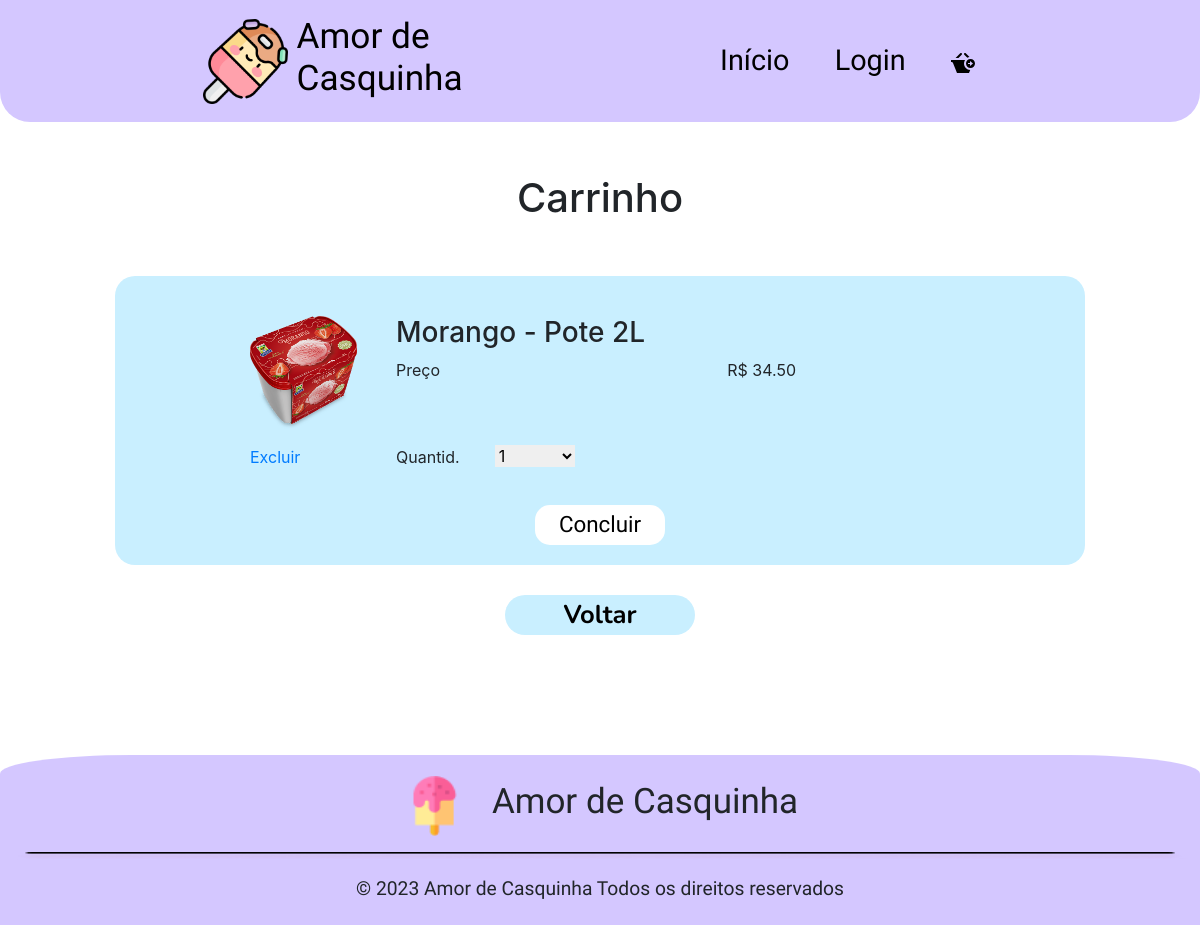
The page /server/carrinho.php?add=1 on the database its author committed.
### tables this page shows
CREATE TABLE IF NOT EXISTS `tbVariacaoProduto` (
    `idVariacao` INT NOT NULL AUTO_INCREMENT,
    `isActive` TINYINT DEFAULT 1,
    `nomeVariacao` VARCHAR(50) UNIQUE,
    `precoVariacao` DECIMAL(10 , 2 ),
    `fotoVariacao` VARCHAR(255),
    `tbProduto_idProduto` INT NOT NULL,
    PRIMARY KEY (`idVariacao`),
    CONSTRAINT `fk_tbVariacaoProduto_tbProduto1` FOREIGN KEY (`tbProduto_idProduto`)
        REFERENCES `tbProduto` (`idProduto`)
);

### server/config/getCart.php (the view, shortened to what this page needs)
<?php
require 'config.php';
if(isset($_GET["add"]))
{
    $variacaoId = $_GET["add"];
    $stmt = $conn->prepare("CALL SP_VariacaoReadById(?)");
    $stmt->bindParam(1, $variacaoId);
    $stmt->execute();
}
if(isset($_SESSION["cartArray"]))
{
    foreach ($_SESSION["cartArray"] as $variacaoId => $cartItem) {
        $id = $variacaoId;
        $nome = $cartItem["nome"];
        $preco = $cartItem["preco"];
        $foto = $cartItem["foto"];
        $qntd = $cartItem["qntd"];
        echo '<div class="c1">
        <div class="row">
            <div class="col col-4 c2">
                <img src="images/'.$foto.'" alt="'.$nome.'" class="imagem">
            </div>
            <div class="col c3">
                <h3 class="">'.$nome.'</h3>
                <div class="preco d-flex flex-row justify-content-between px-2">
                    <p>Preço</p>
                    <span>R$ '.$preco.'</span>
                </div>
            </div>
        </div>
        <div class="botao text-center d-flex justify-content-evenly mt-3 flex-row row">
            <div class="col col-3 d-flex align-items-start excl">
                <a href="config/removeCart.php?item='.$id.'" class="b-excluir">Excluir</a>
            </div>
            <div class="col d-flex align-items-start col-7">
                <p>Quantid.</p>
                <select id="select'.$id.'" name="select'.$id.'">
                    <option value="1" '.(($qntd==1)?'selected':'').'>1</option>
                    <option value="2" '.(($qntd==2)?'selected':'').'>2</option>
                    <option value="3" '.(($qntd==3)?'selected':'').'>3</option>
                    <option value="4" '.(($qntd==4)?'selected':'').'>4</option>
                    <option value="5" '.(($qntd==5)?'selected':'').'>5</option>
                    <option value="6" '.(($qntd==6)?'selected':'').'>6</option>
                    <option value="7" '.(($qntd==7)?'selected':'').'>7</option>
                    <option value="8" '.(($qntd==8)?'selected':'').'>8</option>
                    <option value="9" '.(($qntd==9)?'selected':'').'>9</option>
                    <option value="10" '.(($qntd==10)?'selected':'').'>10</option>
                </select>
            </div>
        </div>
        </div>';
    }
    echo '<input class="conc" type="submit" value="Concluir"/>';
}
else
{
    echo 'Carrinho está vazio!';
}
?>

### server/style/CabecalhoRodape.css (style rules this page uses)
:root { --roxo-bebe: #D4C7FF; --Nunito: 'Nunito', sans-serif; --Agbalumo: 'Agbalumo'; }
* { padding: 0; margin: 0; }

### server/style/carrinhoS.css (style rules this page uses)
:root { --roxo-bebe: #D4C7FF; --Nunito: 'Nunito', sans-serif; --Agbalumo: 'Agbalumo'; --azul-bebe: #C9EFFF; --rosa-bebe: #FFC7E8; --amarelo-bebe: #FFFAC7; --verde-bebe: #E2FFC7; }
.c1 { margin: 20px 0; }
select { width: 80px; margin-left: 35px; border: none; }
.conc { width: 130px; font-family: var(--Agbalumo); font-size: 1.40rem; height: 40px; background-color: white; border-radius: 15px; border: none; }
@media (min-width: 768px) { .imagem { width: 107px; height: 113px; border-radius: 23px; } }
@media (min-width: 768px) { .c1 { width: 700px !important; } }
@media (min-width: 768px) { .c2 { max-width: 20% !important; } }
@media (min-width: 768px) { .c3 { max-width: 60% !important; } }
@media (min-width: 768px) { .botao { display: flex; justify-content: flex-start !important; } }
@media (min-width: 768px) { .botao .excl { padding-right: 0 !important; max-width: 20%; } }
@media (min-width: 768px) { .preco { padding-left: 0 !important; } }

### rows shown on the page
tbvariacaoproduto: fotoVariacao (picture), nomeVariacao "Morango - Pote 2L", precoVariacao "34.50"
